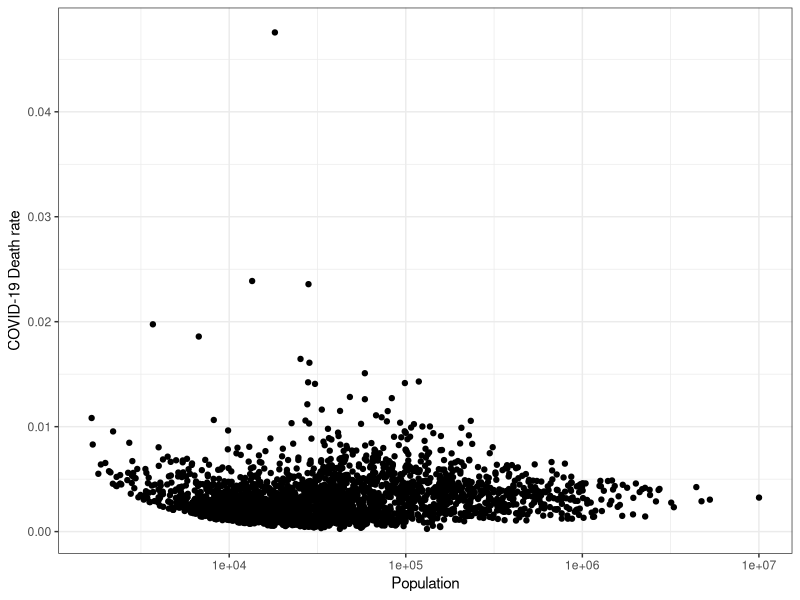
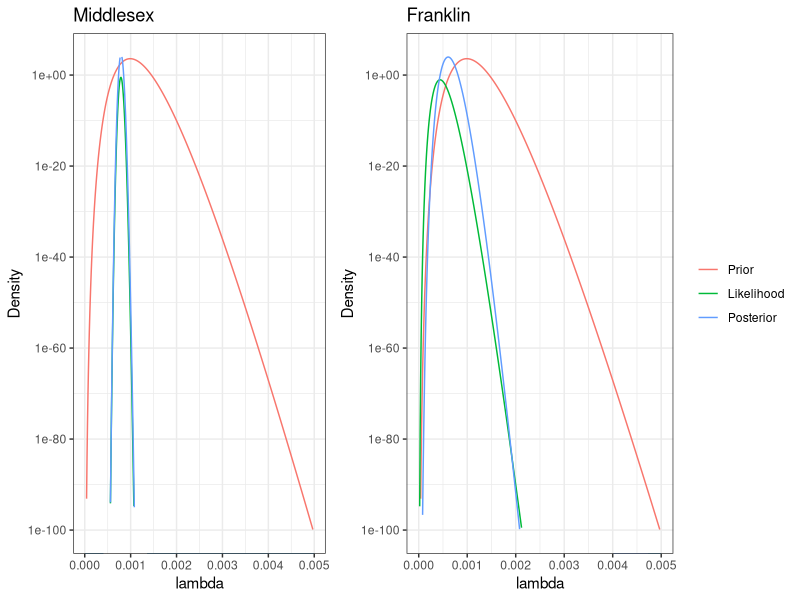
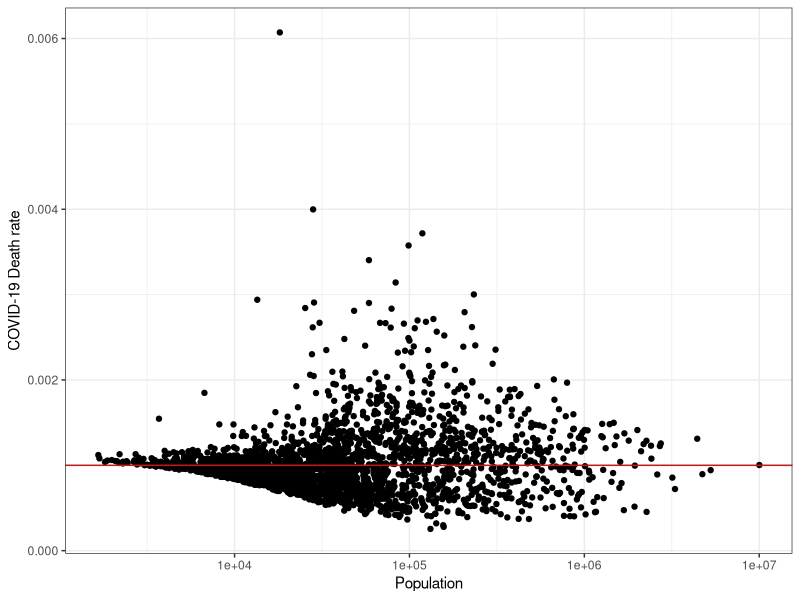

These figures' R source, in order:
## ---- chunk 1
list.of.packages <- c("ggplot2", "gridExtra", "matrixStats")
new.packages <- list.of.packages[!(list.of.packages %in% installed.packages()[,"Package"])]
if(length(new.packages)) install.packages(new.packages)

library(ggplot2)
library(gridExtra)
library(matrixStats)
## ---- chunk 2
covid_deaths <- read.csv("data/covid_deaths.csv")
covid_deaths <- covid_deaths[!is.na(covid_deaths$population) & 
                               !is.na(covid_deaths$deaths),]
ggplot(covid_deaths, aes(x=population, y=deaths/population)) + 
  geom_point() + 
  scale_x_continuous(trans = 'log', breaks = 10^(3:8)) + 
  xlab("Population") + 
  ylab("COVID-19 Death rate") + 
  theme_bw()
## ---- chunk 3
make_df_for_plot <- function(x, y, n) {
  b = 100000
  a = 0.001 * 100000
  c = 3.23
  
  df <- data.frame(matrix(ncol = 3, nrow = 0))
  df <- rbind(df, data.frame(lambda=x, density=dgamma(x, a, b), type="Prior"))
  df <- rbind(df, data.frame(lambda=x, density=exp(-c * n * x + y *log(x) - logSumExp(-c * n * x + y *log(x))), type="Likelihood"))
  df <- rbind(df, data.frame(lambda=x, density=dgamma(x, a + y, b + c*n), type="Posterior"))
  colnames(df) <- c("lambda", "density", "type")
  return(df)
}

x <- seq(0, 0.005, 0.00001)
y <- covid_deaths$deaths[covid_deaths$county == "Middlesex County, Massachusetts"]
n <- covid_deaths$population[covid_deaths$county == "Middlesex County, Massachusetts"]

df <- make_df_for_plot(x, y, n)

p1 <- ggplot(df, aes(x=lambda, y=density, col=factor(type, c("Prior", "Likelihood", "Posterior")))) + 
  geom_line() + 
  scale_y_continuous(trans = 'log', breaks = 10^seq(-100, 0, 20), limits = c(10^-100, 10^4)) + 
  ylab("Density") + 
  theme_bw() + 
  theme(legend.position = "none") + 
  ggtitle(("Middlesex"))

x <- seq(0, 0.005, 0.00001)
y <- covid_deaths$deaths[covid_deaths$county == "Franklin County, Massachusetts"]
n <- covid_deaths$population[covid_deaths$county == "Franklin County, Massachusetts"]

df <- make_df_for_plot(x, y, n)

p2 <- ggplot(df, aes(x=lambda, y=density, col=factor(type, c("Prior", "Likelihood", "Posterior")))) + 
  geom_line() + 
  scale_y_continuous(trans = 'log', breaks = 10^seq(-100, 0, 20), limits = c(10^-100, 10^4)) + 
  ylab("Density") + 
  theme_bw() + 
  theme(legend.title = element_blank()) + 
  ggtitle(("Franklin"))

grid.arrange(p1, p2, ncol=2, widths=c(1,1.4))
## ---- chunk 4
c = 3.23

# Before adjustment
covid_deaths$prior_rate <- covid_deaths$deaths/covid_deaths$population / c
before_val <- cbind("County" = covid_deaths$county[order(covid_deaths$prior_rate, decreasing = T)[1:5]],
                "Population" = covid_deaths$population[order(covid_deaths$prior_rate, decreasing = T)[1:5]],
                "Rate (Unadjusted)" = round(covid_deaths$prior_rate[order(covid_deaths$prior_rate, decreasing = T)[1:5]], 4))

# After adjustment
b = 100000
a = 0.001 * 100000

covid_deaths$adjusted_rate <- (covid_deaths$deaths + a) / (b + c * covid_deaths$population)

after_val <- cbind("County" = covid_deaths$county[order(covid_deaths$adjusted_rate, decreasing = T)[1:5]],
                "Population" = covid_deaths$population[order(covid_deaths$adjusted_rate, decreasing = T)[1:5]],
                "Rate (Adjusted)" = round(covid_deaths$adjusted_rate[order(covid_deaths$adjusted_rate, decreasing = T)[1:5]], 4))

knitr::kable(before_val)
knitr::kable(after_val)

ggplot(covid_deaths, aes(x=population, y=adjusted_rate)) + 
  geom_point() + 
  scale_x_continuous(trans = 'log', breaks = 10^(3:8)) + 
  xlab("Population") + 
  ylab("COVID-19 Death rate") + 
  theme_bw() + 
  geom_hline(yintercept = a/b, col="red")
